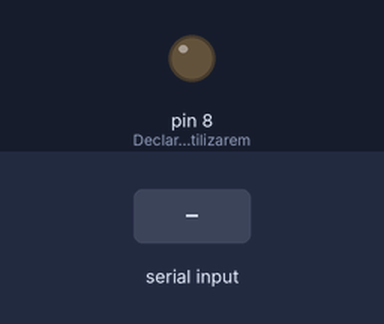
This sketch was run on a simulated Arduino Uno, built with avr-gcc and run on an emulated ATmega328P. Shown: output pins drawn as LEDs (lit = HIGH). Inputs (shaded band) come from the test bench.

Above: at 1.2 s.
1.3 s: "1" received over Serial
At 2.4 s:
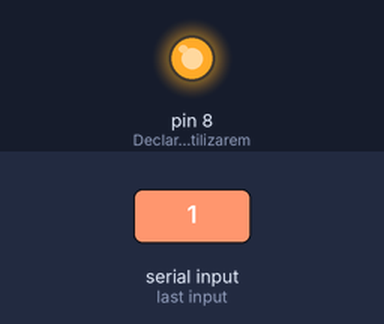
2.8 s: "0" received over Serial
At 3.6 s:
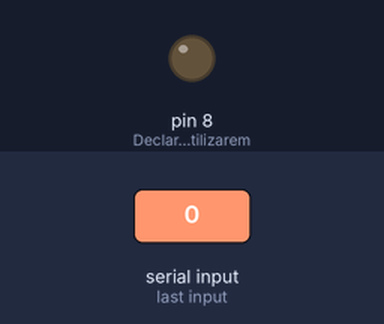
Timing chart, 0 to 5.8 s (numbered marks = the images above; inputs shaded):
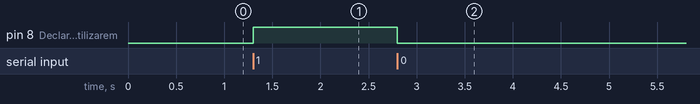

The sketch:

ArduinoSwitch.ino
```cpp
int input;
void setup() {
  pinMode(8, OUTPUT); // Declaramos que utilizaremos el pin 13 como salida
  Serial.begin(9600); //Se inicia la comunicación serie
}
void loop() {
  if (Serial.available() > 0) {
    input = Serial.read();
    if (input == '1'){
      digitalWrite(8, HIGH); //Si el valor de input es 1, se enciende el LED
    }
    else
    {
      digitalWrite(8, LOW); //Si el valor de input es diferente de 1, se apaga el LED
    }
  }
}
```

Measured:
- after the input at 1.3 s, pin 8 (Declaramos_que_utilizarem): LOW → HIGH at once
- after the input at 2.8 s, pin 8 (Declaramos_que_utilizarem): HIGH → LOW at once
